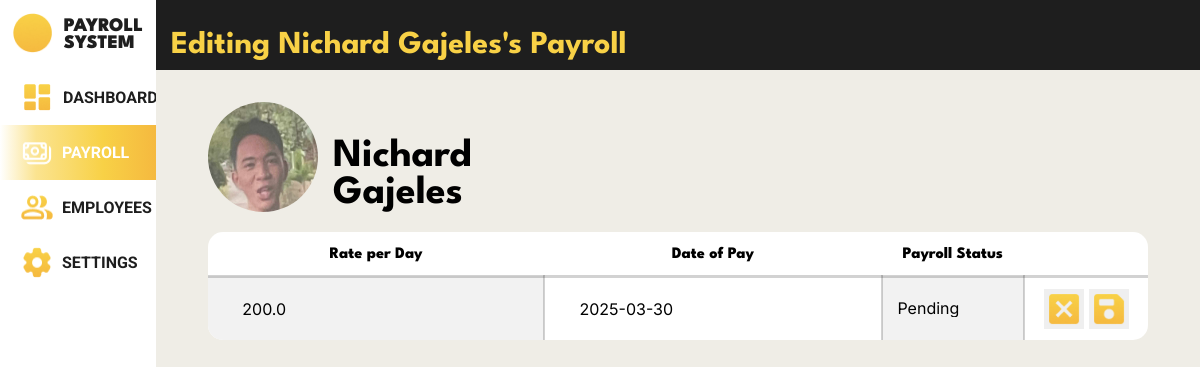
The page /payroll_system/payroll_edit/3/ (signed in) on the database its author committed.
### payroll_system/models.py (models this page shows, shortened)
class Employee(models.Model):
    class Gender(models.TextChoices):
        MALE = 'Male', _('Male')
        FEMALE = 'Female', _('Female')
        OTHERS = 'Others', _('Others')
    class HighestEducation(models.TextChoices):
        GRADESCHOOL = 'Grade School', _('Grade School')
        HIGHSCHOOL = 'High School', _('High School')
        BACHELORS_DEGREE = 'Bachelor\'s Degree', _('Bachelor\'s Degree')
        VOCATIONAL_EDUCATION = 'Vocational Education', _('Vocational Education')
        MASTERS_DEGREE = 'Master\'s Degree', _('Master\'s Degree')
    class EmployeeStatus(models.TextChoices):
        FULLTIME = 'Full Time', _('Full Time')
        PARTTIME = 'Part Time', _('Part Time')
    class ActiveStatus(models.TextChoices):
        ACTIVE = 'Active', _('Active')
        INACTIVE = 'Inactive', _('Inactive')
    employee_id = models.AutoField(primary_key=True)
    first_name = models.CharField(max_length=100, null=False)
    middle_name = models.CharField(max_length=100, null=True, blank=True)
    last_name = models.CharField(max_length=100, null=False)
    gender = models.CharField(max_length=6, choices=Gender.choices, null=False)
    date_of_birth = models.DateField(null=True)
    contact_number = models.CharField(max_length=15, null=True)
    emergency_contact = models.CharField(max_length=15, null=True)
    barangay = models.CharField(max_length=100, null=True)
    postal_address = models.IntegerField(null=True)
    highest_education = models.CharField(max_length=20, choices=HighestEducation.choices, null=True)
    work_experience = models.CharField(max_length=2083, null=True)
    date_of_employment = models.DateField(default=timezone.now)
    days_worked = models.IntegerField(default=0, null=False)
    employee_status = models.CharField(max_length=9, choices=EmployeeStatus.choices, null=True)
    active_status = models.CharField(max_length=8, choices=ActiveStatus.choices, default=ActiveStatus.ACTIVE)
    absences = models.IntegerField(default=0, null=False)
    employee_image = models.ImageField(null=True, blank=True, upload_to='images/')

class Payroll(models.Model):
    class PayrollStatus(models.TextChoices):
        PENDING = 'PENDING', _('Pending')
        PROCESSED = 'PROCESSED', _('Processed')
    payroll_id = models.AutoField(primary_key=True)
    rate = models.FloatField(default=0, null=False)
    incentives = models.FloatField(default=0, null=False)
    payroll_status = models.CharField(max_length=9, choices=PayrollStatus.choices, default=PayrollStatus.PENDING, null=True, blank=True)
    deductions = models.FloatField(default=0, null=False)
    salary = models.FloatField(default=0, null=False)
    cash_advance = models.FloatField(default=0, null=False)
    under_time = models.FloatField(default=0, null=False)
    payment_date = models.DateField(null=False)
    employee_id_fk = models.ForeignKey(Employee, on_delete=models.CASCADE, related_name='payrolls')
    attendance_id_fk = models.ForeignKey(Attendance, null=True, blank=True, on_delete=models.CASCADE)

### payroll_system/views.py (the view)
# urls.py: path('payroll_edit/<int:employee_id>/', views.payroll_edit , name='payroll_edit'),
@login_required
def payroll_edit(request, employee_id):
    employee = Employee.objects.get(employee_id=employee_id)
    today = timezone.now().date()
    try:
        payroll = Payroll.objects.get(
            employee_id_fk=employee,
            payment_date__gte=today
        )
    except Payroll.DoesNotExist:
        payroll = Payroll(employee_id_fk=employee)
        payroll.payment_date = today + timezone.timedelta(days=7)
        try:
            prev_payroll = Payroll.objects.filter(
                employee_id_fk=employee
            ).latest('payment_date')
            payroll.rate = prev_payroll.rate
            payroll.incentives = prev_payroll.incentives
            payroll.payroll_status = prev_payroll.payroll_status
        except Payroll.DoesNotExist:
            pass
    if request.method == 'POST':
        form = PayrollForm(request.POST, instance=payroll)
        if form.is_valid():
            form.save()
            History.objects.create(description=f"Payroll for {employee.first_name} {employee.last_name} ({employee.employee_id}) was updated.")
            return redirect('payroll_system:payroll_individual', employee_id=employee_id)
    else:
        form = PayrollForm(instance=payroll)
    latest_payroll = employee.payrolls.order_by('-payment_date').first()
    context = {
        'form': form,
        'employee': employee,
        'latest_payroll': latest_payroll
    }
    return render(request, 'payroll_system/payroll_edit.html', context)

### payroll_system/forms.py (shortened to what this page needs)
class PayrollForm(ModelForm):
    class Meta:
        model = Payroll
        fields = ('rate', 'payment_date', 'payroll_status')
        widgets = {
            'rate': forms.NumberInput(),
            'payment_date': forms.DateInput(),
            'payroll_status': forms.Select()
        }

### payroll_system/templates/payroll_system/payroll_edit.html (shortened to what this page needs)
{% load static %}
<!DOCTYPE html>
<html lang="en">
<head>
    <link rel="stylesheet" href="{% static 'css/template.css' %}">
    <link rel="stylesheet" href="{% static 'css/payroll_edit.css' %}">
</head>
<body>
    <div class="body">
        <nav>
            <div class="logo">
                <div class="logo-group">
                    <div class="logo-picture">
                        <img src="{% static 'images/logo_icon.png' %}" alt="">
                    </div>
                    <div class="logo-name">
                        <p>PAYROLL</p>
                        <p>SYSTEM</p>
                    </div>
                </div>
            </div>
            <div class="menu">
                <ul>
                    <li class="menu-dashboard">
                        <a href="{% url 'payroll_system:dashboard' %}">
                            <img src="{% static 'images/dashboard_icon.png' %}" alt="">
                            <div class="link">DASHBOARD</div>
                        </a>
                    </li>
                    <li class="menu-payroll" id="focused">
                        <a href="{% url 'payroll_system:payrolls' %}">
                            <img src="{% static 'images/payroll_icon_focused.png' %}" alt="">
                            <div class="link">PAYROLL</div>
                        </a>
                    </li>
                    <li class="menu-employees">
                        <a href="{% url 'payroll_system:employees' %}">
                            <img src="{% static 'images/employee_icon.png' %}" alt="">
                            <div class="link">EMPLOYEES</div>
                        </a>
                    </li>
                    <li class="menu-settings">
                        <a href="{% url 'payroll_system:settings' %}">
                            <img src="{% static 'images/settings_icon.png' %}" alt="">
                            <div class="link">SETTINGS</div>
                        </a>
                    </li>
                </ul>
            </div>
        </nav>
        <header>
            <h1>Editing {{ employee.first_name }} {{ employee.last_name }}'s Payroll</h1>
        </header>
        <div class="system_content">
            <div class="container">
                <div class="profile-picture">
                    <img src="{{ employee.employee_image.url }}" alt="">
                    <div class="employee_name">
                        <h1>
                            {{ employee.first_name }} {{ employee.last_name }}
                        </h1>
                    </div>
                </div>
                <div class="edit_container">
                    <table>
                        <tr>
                            <th>Rate per Day</th>
                            <th>Date of Pay</th>
                            <th>Payroll Status</th>
                            <th></th>
                        </tr>
                        <tr>
                            <form class="edit_field" method="POST">
                                <td>{{ form.rate }}</td>
                                <td>{{ form.payment_date }}</td>
                                <td>{{ form.payroll_status }}</td>
                                <td>
                                    <a href=""><input type="button" value=""></a>
                                    <input type="submit" value="">
                                </td>
                            </form>
                        </tr>
                    </table>
                </div>
            </div>
        </div>
    </div>
</body>
</html>

### static/css/template.css (style rules this page uses)
html, body { margin: 0; height: 100%; width: 100%; background-color: #EFEDE6; }
.body { height: 100%; width: 100%; display: grid; grid-template-areas: 'nav head head' 'nav main main' 'nav main main'; grid-template-columns: 13% auto auto; grid-template-rows: 70px auto auto; background-color: #EFEDE6; }
nav { height: 100%; width: 13%; position: fixed; top: 0; left: 0; grid-area: nav; z-index: 10; background-color: white; }
nav .logo { height: 70px; display: flex; justify-content: center; align-items: center; }
nav .logo .logo-group { display: flex; overflow: hidden; }
nav .logo .logo-group .logo-picture img { height: 40px; width: auto; object-fit: cover; }
nav .logo .logo-group .logo-name { margin: 5px 0 5px 12px; }
nav .logo .logo-group .logo-name p { margin: 0; text-align: left; color: #1e1e1e; font-family: 'League Spartan'; font-size: 120%; font-weight: 900; }
nav .menu { height: fit-content; }
nav .menu ul { list-style-type: none; margin: 0; padding: 0; }
nav .menu ul .menu-dashboard, nav .menu ul .menu-payroll, nav .menu ul .menu-employees, nav .menu ul .menu-settings { margin: 0; padding: 10px 20px; overflow: hidden; }
nav .menu ul .menu-dashboard a, nav .menu ul .menu-payroll a, nav .menu ul .menu-employees a, nav .menu ul .menu-settings a { text-decoration: none; display: flex; }
nav .menu ul .menu-dashboard a .link, nav .menu ul .menu-payroll a .link, nav .menu ul .menu-employees a .link, nav .menu ul .menu-settings a .link { margin: 8px; text-decoration: none; text-align: left; color: #1e1e1e; font-family: 'Roboto'; font-size: 100%; font-weight: 700; }
#focused { background: linear-gradient(89.98deg, rgba(248, 209, 70, 0), rgba(248, 209, 70, 0.6) 23%, #f8d146 66%, #f5b93f); }
#focused .link { color: #fff; }
header { grid-area: head; z-index: 9; background-color: #1e1e1e; color: #f8d146; font-family: 'League Spartan'; display: flex; justify-content: start; align-items: end; }
header h1 { margin: 10px 15px; font-size: 2rem; }
.system_content { grid-area: main; z-index: 8; background: none; }

### static/css/payroll_edit.css (style rules this page uses)
.body { height: 100%; }
.container { padding: 12px; position: absolute; height: fit-content; width: 85%; display: flex; flex-direction: column; z-index: 8; }
.container .profile-picture { width: 40%; margin: 20px 40px; display: flex; align-items: end; }
.profile-picture img { width: 110px; height: 110px; border-radius: 55px; }
.profile-picture .employee_name { margin: 0 15px; }
.profile-picture .employee_name h1 { font-family: 'League Spartan'; font-size: 2.5rem; margin: 0; }
.container .edit_container { margin: 0 40px; display: flex; flex-direction: column; }
.container .edit_container table { width: 100%; background-color: #fff; text-align: center; border: none; border-radius: 15px; border-spacing: 0; border-collapse: collapse; overflow: hidden; }
table tr { border-bottom: 2px solid rgba(30, 30, 30, 0.20); }
table tr:first-child { border-bottom: 3px solid rgba(30, 30, 30, 0.20); }
table tr td:nth-child(odd) { background-color: #f2f2f2; }
table tr:last-child { border-bottom: none; }
table tr th { padding: 15px 0 12.5px; font-family: 'League Spartan'; font-size: 1rem; font-weight: 800; }
table tr td { text-align: center; font-size: 1rem; font-family: 'Inter'; border-right: 2px solid rgba(30, 30, 30, 0.20); }
table tr td:last-child { border-right: none; }
table tr td input[type=number], table tr td input[type=text] { height: 100%; width: 80%; background: none; padding: 20px 0; font-family: 'Inter'; font-size: 1rem; border: none; }
table tr td select { height: 100%; width: 80%; background: none; padding: 20px 0; font-family: 'Inter'; font-size: 1rem; border: none; -webkit-appearance: none; }
table tr td input[type=submit] { height: 40px; width: 40px; padding: 20px 0; background-image: url('../images/save_icon.png'); background-repeat: no-repeat; background-size: cover; border: none; }
table tr td input[type=button] { height: 40px; width: 40px; padding: 20px 0; background-image: url('../images/cancel_icon.png'); background-repeat: no-repeat; background-size: cover; border: none; }

### rows shown on the page
Employee: first_name "Nichard", last_name "Gajeles", employee_image (picture)
Payroll: rate "200.0", payment_date "2025-03-30", payroll_status "Pending"
